Frame 1 (no input): blank canvas, image omitted
Frame 60 (no input): blank canvas, image omitted
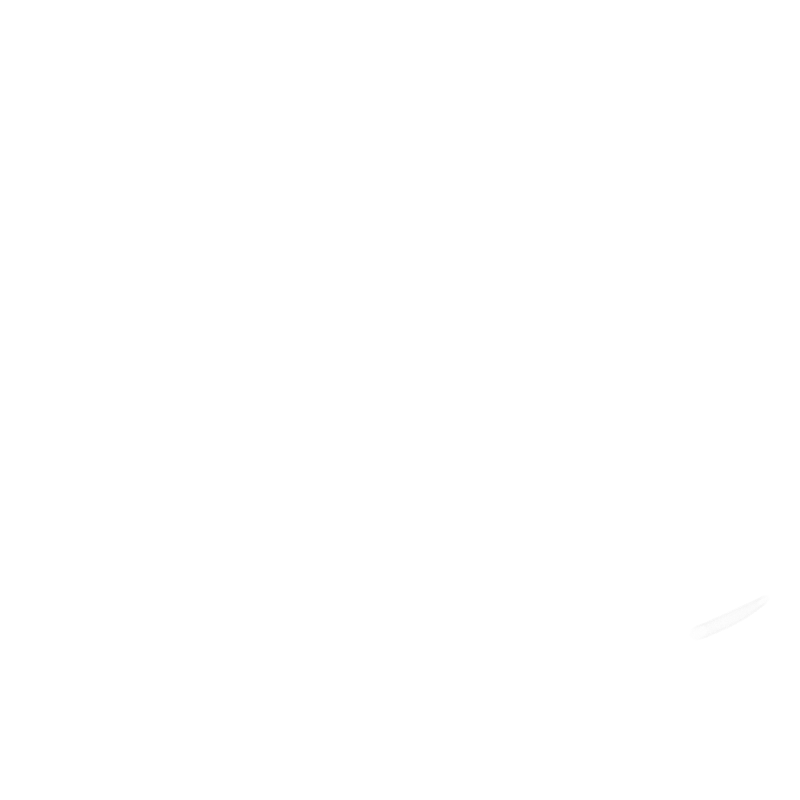
Frame 120 (the mouse pressed at the canvas centre since frame 60)

The p5.js sketch whose frames 1 and 60 were blank and that drew this single picture after the mouse press (run headless with seeded random() and noise() and a simulated clock; from frame 60 on, the mouse is pressed at the canvas centre):

// p5.js sketch
// ── sketch.js
let stream;

function setup() {
	createCanvas(800, 800);
	strokeWeight(0.5);
	frameRate(60);
	stream = new Stream();
}

function draw() {
	stream.render();
}

class Stream {
	constructor() {
		this.pos = createVector(width, random(height));
		this.vel = createVector();
		this.acc = createVector(-1, 0);
		this.offset = 0.0;
		this.theta = noise(this.offset) * TWO_PI;
		this.pushV = createVector();
		this.offset = 0;
	}

	update() {
		this.acc.mult(noise(millis()) / PI);
		this.vel.add(this.acc);
		this.pos.add(this.vel);
		this.offset += random(0.001, 0.003);
		this.theta = (noise(this.offset) * TWO_PI);
		this.pushV.x = map(this.pos.x, 0, width + 60, -111, 1);
		this.pushV.y = map(this.pos.y, 0, height + 60, -1, 11);
		this.vel.add(this.pushV);
		this.vel.normalize();

		return this;
	}

	display() {
		push();
		stroke(map(this.theta, 0, TWO_PI, 200, 255), map(this.pos.x, 0, width, 100, 1));
		strokeWeight(map(this.theta, 0, TWO_PI, 1, 3));
		noFill();
		translate(this.pos.x, this.pos.y);
		rotate(radians(PI * this.theta) * 42);
		ellipse(0, 0, 13, map(this.pos.x, 0, width, 133, 1));
		pop();

		return this;
	}

	edges() {
		if (this.pos.x <= -33) {
			this.pos.x = width;
			this.pos.y = random(height);
		}

		if (this.pos.y <= -33 || this.pos.y >= height + 33) {
			this.pos.x = width - 10;
			this.pos.y = random(height);
		}
		return this;
	}

	render() {
		return this.update().display().edges();
	}
}
